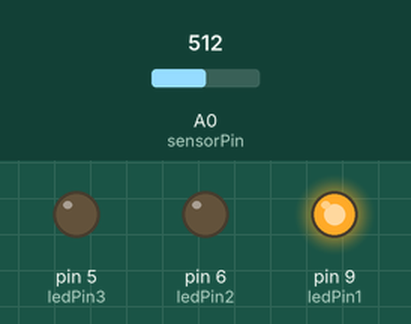
A sketch run on a simulated Arduino Uno, built with avr-gcc and run on an emulated ATmega328P. Shown: output pins drawn as LEDs (lit = HIGH). Inputs (shaded band) come from the test bench; at power-on: A0 (sensorPin) = 512.

Above: at 1.3 s.
1.4 s: A0 (sensorPin) set to 586
2.9 s: A0 (sensorPin) set to 618
At 4.4 s:
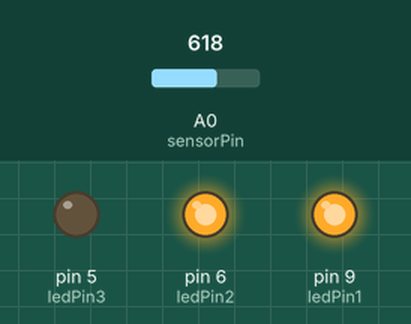
4.7 s: A0 (sensorPin) set to 986
6.3 s: A0 (sensorPin) set to 1019
At 8.3 s:
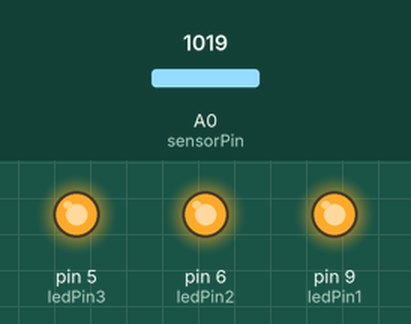
8.6 s: A0 (sensorPin) set to 190
At 10.1 s:
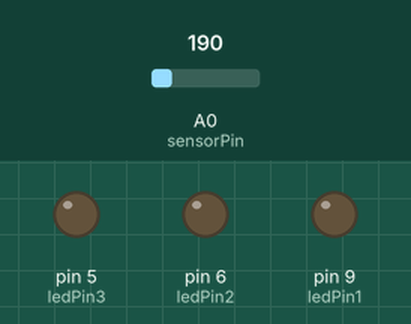
10.6 s: A0 (sensorPin) set to 215
At 12.0 s:
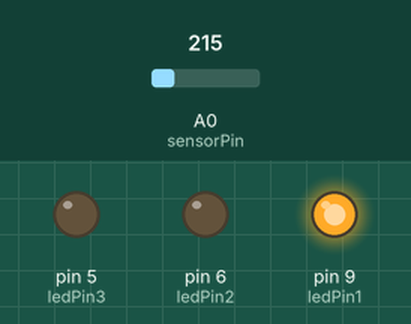
Timing chart, 0 to 13.1 s (numbered marks = the images above; inputs shaded):
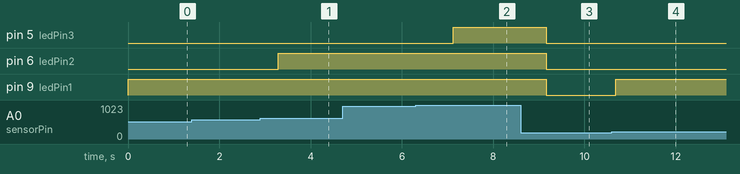

Measured:
- the behaviour switches between 600 and 601 on A0 (sensorPin) (found by bisection; images 0 and 1)
- the behaviour switches between 1000 and 1001 on A0 (sensorPin) (found by bisection; images 1 and 2)
- the behaviour switches between 200 and 201 on A0 (sensorPin) (found by bisection; images 3 and 4)
- after the input at 1.4 s, every drawn part: stays the same
- after the input at 2.9 s, pin 6 (ledPin2): LOW → HIGH after 0.40 s
- after the input at 4.7 s, every drawn part: stays the same
- after the input at 6.3 s, pin 5 (ledPin3): LOW → HIGH after 0.82 s
- after the input at 8.6 s, pin 5 (ledPin3), pin 6 (ledPin2), pin 9 (ledPin1): HIGH → LOW after 0.56 s
- after the input at 10.6 s, pin 9 (ledPin1): LOW → HIGH after 0.08 s

The sketch:

level-meter.ino
```cpp
int sensorPin = A0;    // select the input pin for the potentiometer
int ledPin1 = 9;
int ledPin2 = 6;
int ledPin3 = 5;// select the pin for the LED
int sensorValue = 0;  // variable to store the value coming from the sensor

void setup() {
  // declare the ledPin as an OUTPUT:
  pinMode(ledPin1, OUTPUT);
  pinMode(ledPin2, OUTPUT);
  pinMode(ledPin3, OUTPUT);
}

void loop() {
  // read the value from the sensor:

  sensorValue = analogRead(sensorPin);
  // turn the ledPin on

  if  (sensorValue > 200) {
     digitalWrite(ledPin1, HIGH);
  } else {
  digitalWrite(ledPin1, LOW);
  }

  if  (sensorValue > 600) {
     digitalWrite(ledPin2, HIGH);
  } else {
  digitalWrite(ledPin2, LOW);
  }

  if  (sensorValue > 1000) {
     digitalWrite(ledPin3, HIGH);
  } else {
  digitalWrite(ledPin3, LOW);
  }

  // stop the program for for <sensorValue> milliseconds:
  delay(sensorValue);
}
```
